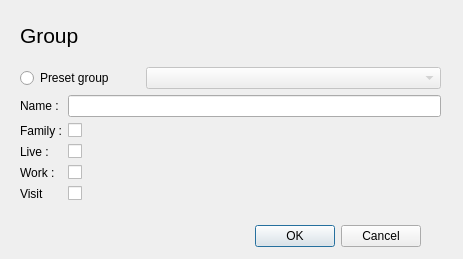
<?xml version="1.0" encoding="UTF-8"?>
<ui version="4.0">
 <class>Dialog</class>
 <widget class="QDialog" name="Dialog">
  <property name="geometry">
   <rect>
    <x>0</x>
    <y>0</y>
    <width>463</width>
    <height>259</height>
   </rect>
  </property>
  <property name="windowTitle">
   <string>Dialog</string>
  </property>
  <widget class="QDialogButtonBox" name="buttonBox">
   <property name="geometry">
    <rect>
     <x>110</x>
     <y>220</y>
     <width>311</width>
     <height>32</height>
    </rect>
   </property>
   <property name="orientation">
    <enum>Qt::Horizontal</enum>
   </property>
   <property name="standardButtons">
    <set>QDialogButtonBox::Cancel|QDialogButtonBox::Ok</set>
   </property>
  </widget>
  <widget class="QWidget" name="verticalLayoutWidget">
   <property name="geometry">
    <rect>
     <x>20</x>
     <y>10</y>
     <width>421</width>
     <height>191</height>
    </rect>
   </property>
   <layout class="QVBoxLayout" name="verticalLayout">
    <item>
     <widget class="QLabel" name="label">
      <property name="font">
       <font>
        <pointsize>16</pointsize>
       </font>
      </property>
      <property name="text">
       <string>Group</string>
      </property>
     </widget>
    </item>
    <item>
     <layout class="QHBoxLayout" name="horizontalLayout">
      <item>
       <widget class="QRadioButton" name="presetRadioButton">
        <property name="maximumSize">
         <size>
          <width>120</width>
          <height>16777215</height>
         </size>
        </property>
        <property name="text">
         <string>Preset group</string>
        </property>
       </widget>
      </item>
      <item>
       <widget class="QComboBox" name="presetComboBox">
        <property name="enabled">
         <bool>false</bool>
        </property>
       </widget>
      </item>
     </layout>
    </item>
    <item>
     <layout class="QFormLayout" name="formLayout">
      <item row="0" column="0">
       <widget class="QLabel" name="nameLabel">
        <property name="text">
         <string>Name :</string>
        </property>
       </widget>
      </item>
      <item row="0" column="1">
       <widget class="QLineEdit" name="nameLineEdit"/>
      </item>
      <item row="1" column="0">
       <widget class="QLabel" name="familyLabel">
        <property name="text">
         <string>Family :</string>
        </property>
       </widget>
      </item>
      <item row="1" column="1">
       <widget class="QCheckBox" name="familyCheckBox"/>
      </item>
      <item row="2" column="0">
       <widget class="QLabel" name="liveLabel">
        <property name="text">
         <string>Live :</string>
        </property>
       </widget>
      </item>
      <item row="2" column="1">
       <widget class="QCheckBox" name="liveCheckBox"/>
      </item>
      <item row="3" column="0">
       <widget class="QLabel" name="workLabel">
        <property name="text">
         <string>Work :</string>
        </property>
       </widget>
      </item>
      <item row="3" column="1">
       <widget class="QCheckBox" name="workCheckBox"/>
      </item>
      <item row="4" column="0">
       <widget class="QLabel" name="visitLabel">
        <property name="text">
         <string>Visit</string>
        </property>
       </widget>
      </item>
      <item row="4" column="1">
       <widget class="QCheckBox" name="visitCheckBox"/>
      </item>
     </layout>
    </item>
   </layout>
  </widget>
 </widget>
 <resources/>
 <connections>
  <connection>
   <sender>buttonBox</sender>
   <signal>accepted()</signal>
   <receiver>Dialog</receiver>
   <slot>accept()</slot>
   <hints>
    <hint type="sourcelabel">
     <x>248</x>
     <y>254</y>
    </hint>
    <hint type="destinationlabel">
     <x>157</x>
     <y>274</y>
    </hint>
   </hints>
  </connection>
  <connection>
   <sender>buttonBox</sender>
   <signal>rejected()</signal>
   <receiver>Dialog</receiver>
   <slot>reject()</slot>
   <hints>
    <hint type="sourcelabel">
     <x>316</x>
     <y>260</y>
    </hint>
    <hint type="destinationlabel">
     <x>286</x>
     <y>274</y>
    </hint>
   </hints>
  </connection>
 </connections>
</ui>
